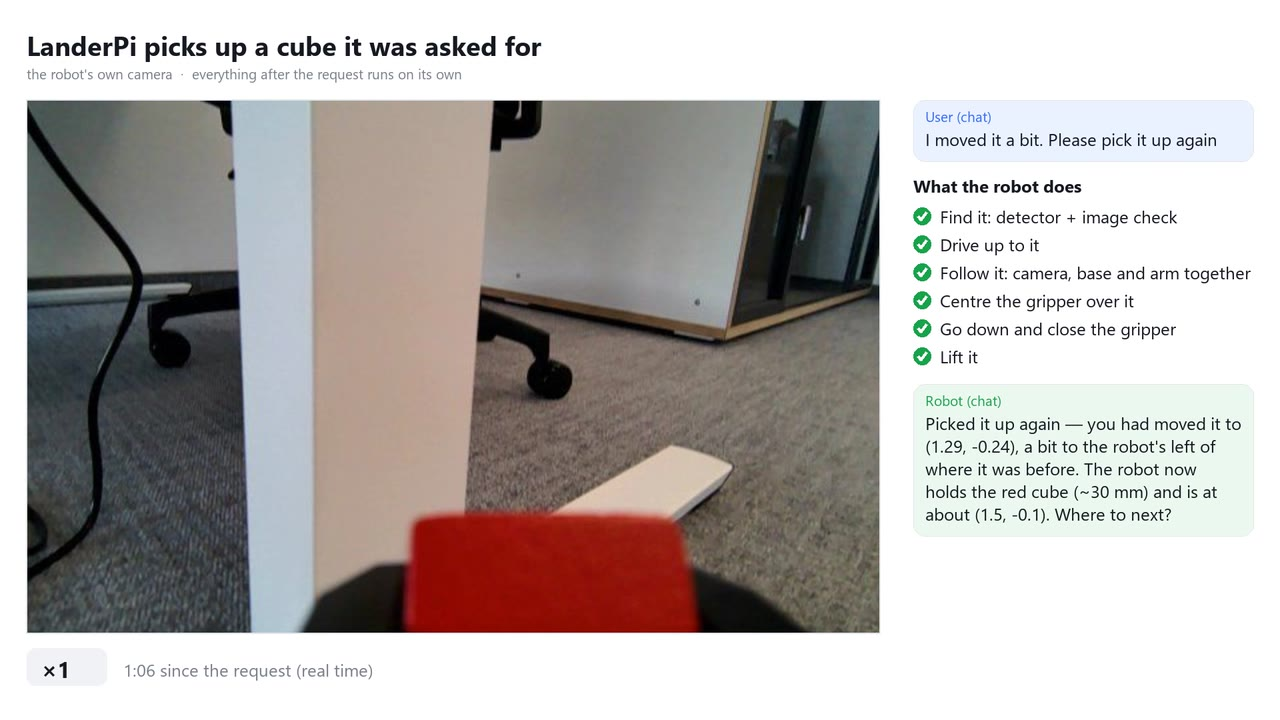
#> input picture assets/media/pick.jpg, 1280 x 720 px; its folder holds only this picture in this run
$ python -i pick.py   (imports and definitions only)
#> lines starting #> are read from the running program, lines starting #| are printed output that depends on the picture; after the words box and inside, x2 and y2 are one past the last pixel; in counts of white or black regions, pixels touching at a corner belong together
#> further down, picture is the input picture: shape (720, 1280, 3); mean B, G, R 175.1, 177.4, 182.7
### projects/manipulation/arm.py
"""The arm's kinematics on the laptop: servo pulses <-> joint angles, forward kinematics, a collision check
against the chassis and the floor. No ROS.

    import arm
    q = arm.pulses_to_angles({1: 500, 2: 730, 3: 130, 4: 265, 5: 500})
    frames = arm.fk(q)            # {"link1": 4x4, ..., "end_effector_link": 4x4, "depth_camera_link": 4x4}
    arm.collision(q)              # None, or a sentence saying what would hit what

The geometry is the robot's own URDF (config/landerpi.urdf, read from its robot_state_publisher on 2026-10-09):
base_footprint -> ... -> link1 (joint1, about z) -> link2 (joint2) -> link3 (joint3) -> link4 (joint4; the
camera is mounted here) -> link5 (joint5, wrist roll; the gripper) -> end_effector_link. joint2-4 turn about
-y, every axis tilted by ~0.5 deg (as in the URDF). test_arm.py checks fk() against a recording's /tf.
"""

import json
import math
import xml.etree.ElementTree as ET
from pathlib import Path

import numpy as np

URDF = Path(__file__).resolve().parents[2] / "config" / "landerpi.urdf"
ARM_IDS = [1, 2, 3, 4, 5]
ARM_JOINTS = ["joint1", "joint2", "joint3", "joint4", "joint5"]
GRIPPER_ID = 10
# Hiwonder bus servos: 1000 pulses = 240 deg, 500 = joint angle 0. (p - 500) * 0.24 deg gives exactly the
# robot's /joint_states (survey pose 730 / 130 / 265 -> 0.963 / -1.550 / -0.984 rad, 2026-10-09); the URDF's
# limits (+-2.09 rad) are the servos' whole range
RAD_PER_PULSE = math.radians(240) / 1000

# what the arm must not reach into (base_footprint): the chassis is 0.31 x 0.25 m (explore_core.py), its top
# shell ends at ~0.13 m (back_shell_black_link, URDF); margins for the servos' and links' own size
CHASSIS = {"x": (-0.17, 0.17), "y": (-0.14, 0.14), "z_top": 0.15}
FLOOR_Z = 0.01
# the gripper's own body: tilted down over the robot (survey pose, servo 4 commanded 40) it got stuck at 73 with its
# tip at x 0.113, z 0.164 (2026-10-12): within the chassis outline the tip must stay higher than the links
GRIPPER_Z_MIN = 0.175
GRIPPER_X_MAX = 0.15   # ... over the robot only: the chassis' front is at ~0.16 (goto.py); the way to the grasp
                       # lookout passes x 0.17 at 10 cm height (2026-10-12)


# degrees per pulse per joint (config/arm_joints.json; nominal 0.24 fits the user's measurements, 2026-10-12: the
# camera sweeps' 0.232-0.265 put the gripper 32 mm off)
JOINTS_FILE = Path(__file__).resolve().parents[2] / "config" / "arm_joints.json"
try:
    _deg = json.loads(JOINTS_FILE.read_text())["deg_per_pulse"]
    RAD_PER_PULSE_JOINT = {i: math.radians(float(_deg[str(i)])) for i in ARM_IDS}
except (OSError, ValueError, KeyError):
    RAD_PER_PULSE_JOINT = {i: RAD_PER_PULSE for i in ARM_IDS}


def pulses_to_angles(pulses, nominal=False):
    """{servo id: pulse} -> [q1..q5] in rad (missing joints: 0). nominal: 0.24 deg per pulse, as the robot's /tf."""
    return [(pulses.get(i, 500) - 500) * (RAD_PER_PULSE if nominal else RAD_PER_PULSE_JOINT[i]) for i in ARM_IDS]


def angles_to_pulses(q):
    return {i: int(round(500 + a / RAD_PER_PULSE_JOINT[i])) for i, a in zip(ARM_IDS, q)}


# [11 lines left out: functions _rpy, _axis_angle, not called in this run]


def _load(path=URDF):
    """child link -> (parent link, joint name, joint type, 4x4 origin, axis); {} if the file is missing (MISSING)."""
    if not path.exists():  # not in the repository (Hiwonder's file): projects/manipulation/README.md
        return {}
    tree = {}
    for j in ET.parse(path).getroot().findall("joint"):
        o = j.find("origin")
        xyz = [float(v) for v in (o.get("xyz", "0 0 0") if o is not None else "0 0 0").split()]
        rpy = [float(v) for v in (o.get("rpy", "0 0 0") if o is not None else "0 0 0").split()]
        M = np.eye(4)
        M[:3, :3] = _rpy(*rpy)
        M[:3, 3] = xyz
        a = j.find("axis")
        axis = [float(v) for v in a.get("xyz").split()] if a is not None else [1, 0, 0]
        tree[j.find("child").get("link")] = (j.find("parent").get("link"), j.get("name"), j.get("type"), M, axis)
    return tree


TREE = _load()
# Without the URDF the module still imports and frame() says what is missing: the navigator's chat imports the
# manipulation tools, and an error at import stopped the whole chat (a public clone has no URDF, 2026-10-14)
MISSING = None if TREE else f"{URDF} is missing: export the robot's URDF (projects/manipulation/README.md)"
# the optical frames are not in the URDF: the camera driver publishes them on /tf_static (session 20261007_140425)
_OPTICAL = np.eye(4)
_OPTICAL[:3, :3] = [[0, 0, 1], [-1, 0, 0], [0, -1, 0]]  # quaternion (-0.5, 0.5, -0.5, 0.5): z forward, x right
_OPTICAL[:3, 3] = [0.0, 0.02, 0.0]
TREE["depth_camera_link"] = ("depth_cam_link", "", "fixed", _OPTICAL, [1, 0, 0])
_RGB = np.eye(4)  # depth_camera_link -> rgb_camera_link (optical as well), quaternion (0, 0, -0.009, 1)
_RGB[:3, :3] = [[1, 0.018, 0], [-0.018, 1, 0], [0, 0, 1]]
_RGB[:3, 3] = [-0.0100, 0.0003, 0.0006]
TREE["rgb_camera_link"] = ("depth_camera_link", "", "fixed", _RGB, [1, 0, 0])
BASE_TO_JOINT1 = None  # set below (link1's origin in base_footprint)
# the jaw tips (closed to ~13 mm) reach 13 mm beyond the URDF's end_effector_link, along the gripper: held over T2
# by the nominal model, the user measured the tips 25 mm above the paper and over T5 (model: 37 mm, 3 mm behind T5;
# 2026-10-12, one clean reading: to be confirmed)
JAW_TIPS = 0.013
_TIPS = np.eye(4)
_TIPS[2, 3] = JAW_TIPS
TREE["jaw_tips"] = ("end_effector_link", "", "fixed", _TIPS, [1, 0, 0])
FRAMES = ["link1", "link2", "link3", "link4", "link5", "end_effector_link", "jaw_tips", "depth_camera_link",
          "gripper_link"]


# [14 lines left out: function frame, not called in this run]


def fk(q):
    """Joint angles [q1..q5] (rad) -> {link: 4x4 in base_footprint} for FRAMES."""
    return {f: frame(f, q) for f in FRAMES}


# [58 lines left out: functions collision, approach_dir, ik, not called in this run]


# starting poses for ik(): from the survey pose alone it found no floor pose; these reach floor points 20-30 cm
# ahead with the gripper 30-60 deg down (multi-start search, 2026-10-12)
SEEDS = [{1: 500, 2: 170, 3: 283, 4: 423}, {1: 500, 2: 164, 3: 185, 4: 590}, {1: 500, 2: 97, 3: 185, 4: 720},
         {1: 500, 2: 730, 3: 130, 4: 265}]


# [44 lines left out: functions planar_ik, reach, path_collision, not called in this run]


BASE_TO_JOINT1 = None if MISSING else frame("link1", [0, 0, 0, 0, 0])[:3, 3]


# the colour camera's mounting correction (solve_camera.py; the URDF's camera is off by ~2-3 deg, 2026-10-12)
CAMERA_FILE = Path(__file__).resolve().parents[2] / "config" / "camera_mount.json"
try:
    CAMERA_X = np.array(json.loads(CAMERA_FILE.read_text())["X"])
except (OSError, ValueError, KeyError):
    CAMERA_X = np.eye(4)


def camera(q):
    """The colour camera's optical frame (rgb_camera_link, corrected) in base_footprint for joint angles q."""
    return frame("rgb_camera_link", q) @ CAMERA_X

### projects/manipulation/pick.py
"""Picking an object up from the floor and putting it down, steered by the camera: the core behind grasp.py (scripts)
and manipulation_tools.py (the chat, inside the navigator). No process of its own: it talks to the robot through a
Robot (below), so the navigator lends its rosbridge connection, odometry and detector instead of a second set.

    r = StandaloneRobot(Servos(client))      # or NavRobot(nav) in manipulation_tools.py
    await r.start()
    result = await pick(r, prompts=["red block", "red cube"])   # follow it in, grasp, lift, carry in the survey pose
    await put_down(r)                        # in front of the robot, then the survey pose

The camera sits on the gripper (only the wrist roll between), so "gripper straight above the object" always looks the
same in the picture: the object at one spot (config/grasp_reference.json, taught with grasp.py down / teach). A pick
moves the arm until the object sits there, goes down along the gripper's axis (DOWN_DEG), closes until the gripper
stalls, lifts. Measured 2026-10-12 with a 30 mm block (grasp.py): centred in 3-4 steps to 4-8 px, contact at its width.
"""

import asyncio
import json
import math
import time
import urllib.request
from pathlib import Path

import cv2
import numpy as np

import arm
from check_arm import REPO, REPORTS, Blocked, Stopped, guarded_move
from landerpi.robot import ROBOT_HOST, SURVEY_POSE, TOPICS

REFERENCE = REPO / "config" / "grasp_reference.json"
SNAPSHOT = f"http://{ROBOT_HOST}:8080/snapshot?topic={TOPICS['rgb'][0]}"  # '/' literal (web_video_server)

DOWN_DEG = 60          # 70 deg reached only up to 7 cm above the floor at 24 cm ahead, 60 deg up to 11 cm (2026-10-12)
GRASP_Z = 0.015        # jaw tips at half the 30 mm block's height
RETREAT = 0.10         # pre-grasp: this far back along the gripper's axis (~9 cm higher, the object fully in view)
OPEN, CLOSED = 201, 545  # config/gripper.json
FREE_STEP = 15         # pulses per guarded step (30 tripped the lag stop under load, 2026-10-12)
SURVEY_MOVE_S = 1.2    # s for the smooth move back to P
FREE_LAG = 30          # pulses: in low stretched poses servo 2 sags 21-23 while moving (10 at rest; a stop at 20
                       # tripped twice in free air, 2026-10-12)
PIXEL_TOL = 8          # px from the reference spot: close enough (~4 mm on the floor at this distance)
GAIN = 0.7             # part of the measured error corrected per step: the full error overshot and swung
                       # 273 / 246 / 267 / 250 px around 259 (servo deadband, 2026-10-12)
OBJECT_PLANE = 0.02    # m: the object's visible top and front are ~2 cm up (the 30 mm block)
CONTACT_LAG, CONTACT_STEP, SQUEEZE = 8, 8, 15  # check_arm.py grip: a 29.5 mm block held firmly at a 14-pulse lag;
                                               # steps of 5 took ~10 s to close (2026-10-12)
REACH = np.array([0.232, 0.0])  # where the base puts an object before grasping: the middle of the 60 deg reach
REACH_X_MAX = 0.245    # grasp pose reachable at 60 deg up to ~0.24 m ahead (T4-T6 yes, T7-T9 no, 2026-10-12)
REACH_Y_MAX = 0.06
GRASP_X_MAX = 0.240    # at 0.245 servo 2 sagged 23 pulses going down (2026-10-12): drive closer first
SCORE_MIN = 0.05       # as perception.SCORE_MIN


class GraspError(Exception):
    """A failure the chat can pass on as it is."""


# ---------- the robot, as the grasp needs it ----------

class Robot:
    """What a grasp uses; subclasses provide the connection. servos: check_arm.Servos on the robot's rosbridge."""
    max_drive = 0.30       # m the base may drive during one pick (approach_found stops ~20 cm in front: the
                           # object ~0.37 m from the centre, the grasp needs it at 0.23)

    # [7 lines left out: function __init__, not called in this run]

    _intrinsics = None     # (K, D), read once per process: every subscribe adds a callback to the client

    async def start(self):
        """The colour camera's intrinsics (one camera_info message)."""
        if Robot._intrinsics is not None:
            self.K, self.D = Robot._intrinsics
            return
        got = asyncio.get_running_loop().create_future()
        c = self.servos.c
        await c.subscribe(*TOPICS["rgb_info"], lambda m, r: got.done() or got.set_result(m))
        try:
            m = await asyncio.wait_for(got, 5.0)
        except asyncio.TimeoutError:
            raise GraspError("no camera_info from the robot's colour camera")
        self.K, self.D = Robot._intrinsics = np.array(m["k"]).reshape(3, 3), np.array(m["d"])

    def log(self, text):
        print(text, flush=True)

    def stopped(self):
        return False

    def show(self, found=None, label=""):
        """The console's camera overlay (NavRobot): the object's box in the picture just taken, or nothing (None)
        while the arm moves."""

    async def twist(self, vx, vy):
        await self.servos.c.publish(*TOPICS["cmd_vel"], {"linear": {"x": vx, "y": vy, "z": 0.0},
                                                         "angular": {"x": 0.0, "y": 0.0, "z": 0.0}})

    # [6 lines left out: function accepts, not called in this run]

    def context(self):
        """What else to record with a pick's progress (NavRobot: the navigator's localization)."""
        return {}

    def blocked(self, vx, vy, obj):
        """Whether driving at (vx, vy) would hit something that is not the object at obj (NavRobot: the lidar)."""
        return False

    async def frame(self):
        """(the newest colour picture, when it was taken (time.monotonic()), its source). Here a snapshot from the
        robot's web_video_server: its newest frame, taken about when asked for."""
        t = time.monotonic()
        return await self.snapshot(), t, "snapshot"

    async def snapshot(self):
        loop = asyncio.get_running_loop()
        data = await loop.run_in_executor(None, lambda: urllib.request.urlopen(SNAPSHOT, timeout=5).read())
        return cv2.imdecode(np.frombuffer(data, np.uint8), cv2.IMREAD_COLOR)

    async def find(self, img, prompts):
        """(centre x, centre y, width, height, area, mask or None, box, score) in pixels, or None: the detector's best
        match for the prompts (centre of its mask), or without a detector the largest red blob."""
        if self.detector is None or not prompts:
            b = find_red(img)
            if b is None:
                return None
            cx, cy, w, h, area = b
            return (*b, None, [cx - w / 2, cy - h / 2, cx + w / 2, cy + h / 2], 1.0)
        det, lock = self.detector, self.detector_lock

        def detect():
            # the detector's own prompts kept if they contain ours: switching takes ~2 s (YOLOE loads its text
            # encoder anew), the first picture after it ~1 s; navigation's search had ours plus a synonym, and every
            # pick switched (2026-10-12)
            if not set(prompts) <= set(det.prompts):
                det.set_prompts(prompts)
            return [d for d in det.detect(img) if self.accepts(d["label"], prompts)]

        def run():
            if lock is None:
                return detect()
            with lock:  # the navigator's detection thread shares the detector (live.detector_lock)
                return detect()
        dets = [d for d in await asyncio.get_running_loop().run_in_executor(None, run) if d["score"] >= SCORE_MIN]
        if not dets:
            return None
        d = dets[0]
        x0, y0, x1, y1 = d["box"]
        if d["mask"] is not None and d["mask"].sum() > 100:
            ys, xs = np.nonzero(d["mask"])
            cx, cy, area = float(xs.mean()), float(ys.mean()), int(d["mask"].sum())
        else:
            cx, cy, area = (x0 + x1) / 2, (y0 + y1) / 2, int((x1 - x0) * (y1 - y0))
        return cx, cy, int(x1 - x0), int(y1 - y0), area, d["mask"], d["box"], d["score"]


class StandaloneRobot(Robot):
    """For scripts: its own rosbridge client."""
    max_drive = 0.10       # the robot is on a cable during the calibration sessions (user, 2026-10-12)


# ---------- geometry ----------

def axis_point(target, back):
    """The jaw tips' position `back` m back along the approach axis from target (towards the robot and up)."""
    return np.asarray(target, float) - back * arm.approach_dir(target, DOWN_DEG)


# [19 lines left out: functions pose_at, floor_point, not called in this run]


def find_red(img):
    """The largest red blob: (centre x, centre y, width, height, area) in pixels, or None."""
    hsv = cv2.cvtColor(img, cv2.COLOR_BGR2HSV)
#> hsv: shape (720, 1280, 3); mean H, S, V 37, 30, 186.3
    m = cv2.inRange(hsv, (0, 90, 60), (10, 255, 255)) | cv2.inRange(hsv, (170, 90, 60), (180, 255, 255))
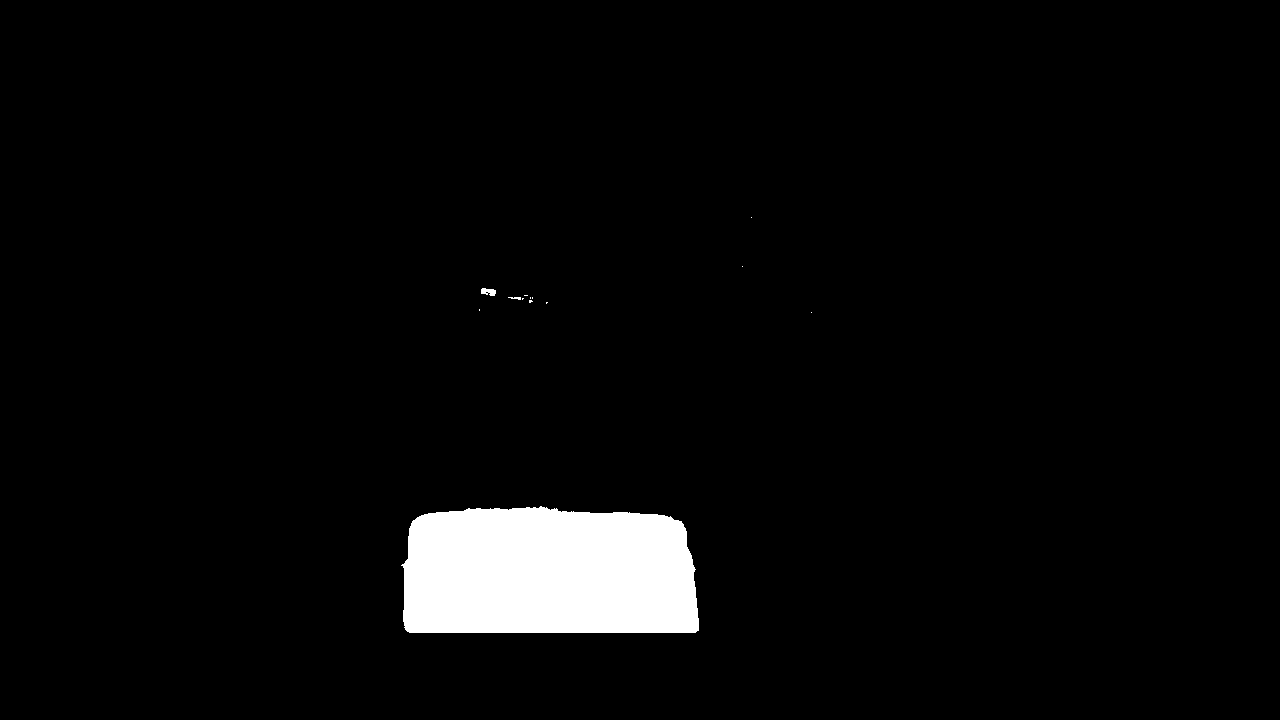
#> m: shape (720, 1280); 3.8% white; 13 white regions (10 under 20 px), largest, box (x1, y1, x2, y2) and area: (401, 506, 699, 633) 34730, (481, 288, 496, 296) 86, (508, 297, 521, 300) 25
    m = cv2.morphologyEx(m, cv2.MORPH_OPEN, np.ones((5, 5), np.uint8))
#> m: shape (720, 1280); 3.8% white; 3 white regions, box (x1, y1, x2, y2) and area: (403, 507, 699, 633) 34702, (490, 290, 495, 296) 30, (481, 289, 486, 294) 25
    n, lab, stats, cent = cv2.connectedComponentsWithStats(m)
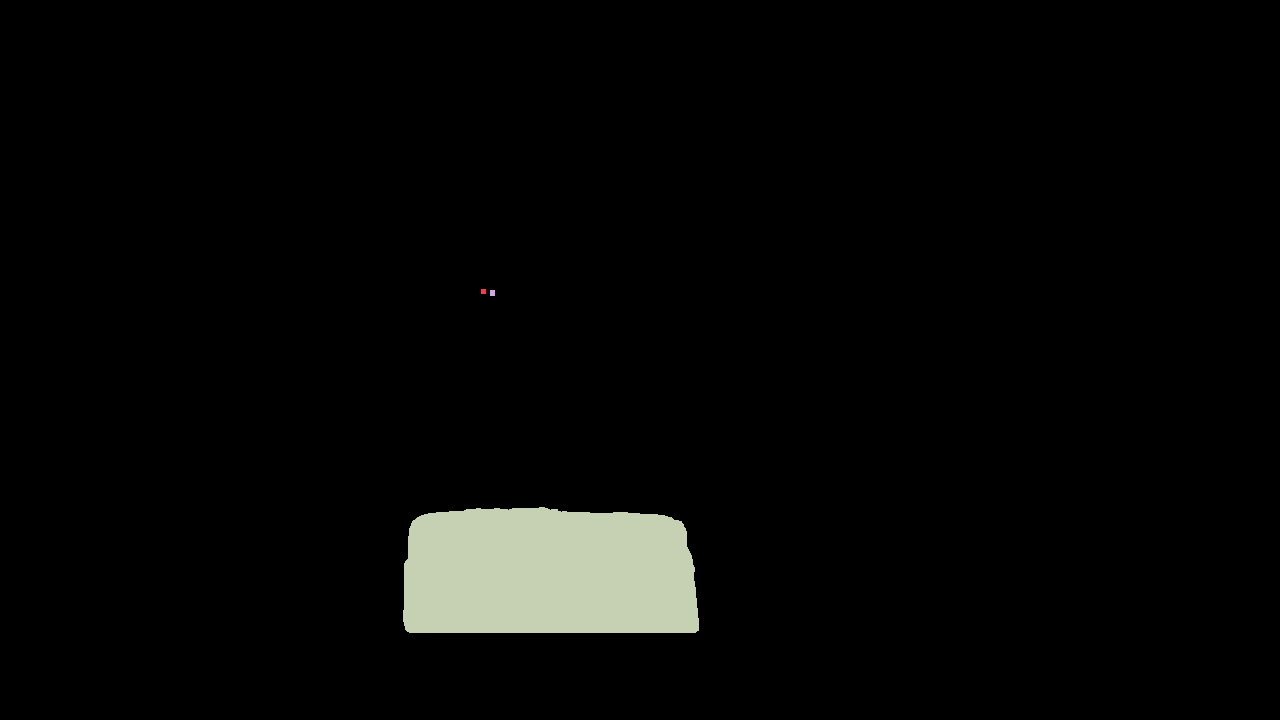
#> lab: shape (720, 1280) int32; 4 distinct labels, from 0 to 3; one colour per label, 0 black
#> n = 4; stats = [[0, 0, 1280, 720, 886843], [481, 289, 5, 5, 25], [490, 290, 5, 6, 30], [403, 507, 296, 126, 34702]]; cent = [[643.1, 351.2], [483, 291], [492, 292.5], [548.1, 572.8]]
    if n < 2:
        return None
    i = 1 + int(np.argmax(stats[1:, cv2.CC_STAT_AREA]))
#> i = 3
#> (the rest of the program and of its run is left out)
